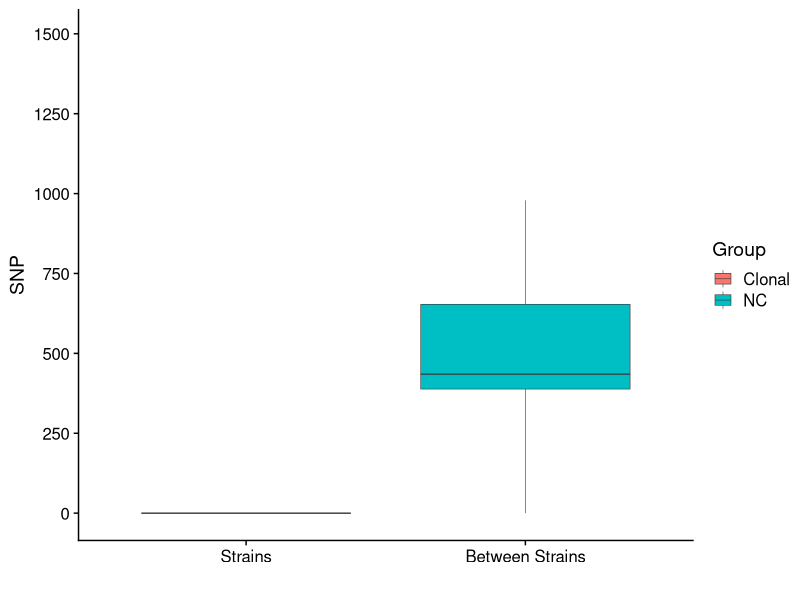
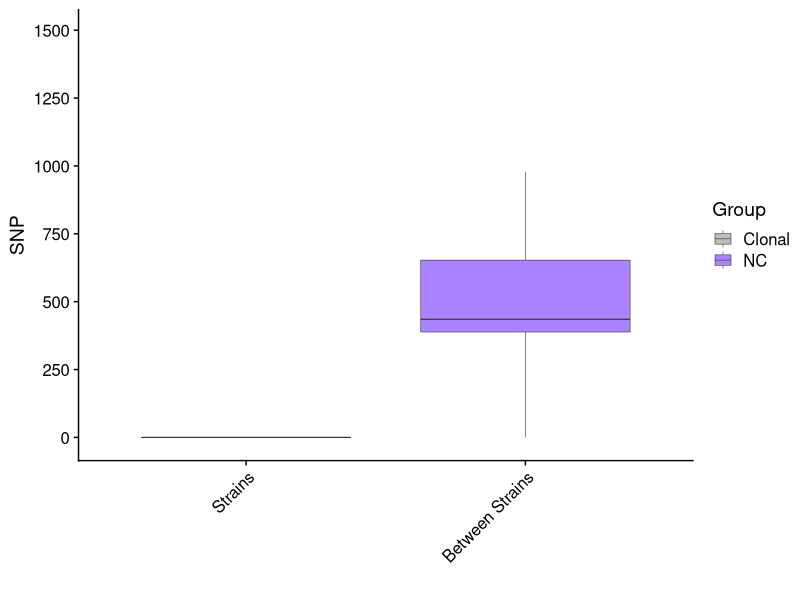

These figures' R source, in order:
setwd("~/")
library(tidyverse)
library(ggpubr)

# Set theme
library('cowplot')
theme_set(theme_cowplot())

data <- read.csv("clonal_between_strains_snp.csv", header = TRUE, stringsAsFactors = TRUE)
head(data)


# Basic box plot
library('cowplot')
theme_set(theme_cowplot())

p <- 
  data %>%
#  mutate(Lineage = fct_relevel(Lineage, "I", "II","III","IV","V","VI","VII","VIII","BL")) %>% 
  ggplot(aes(x=Group, y=SNP, fill=Group)) + xlab("")+
  geom_boxplot(outlier.colour = "white", outlier.shape = NA, outlier.alpha = 1, notch=FALSE,varwidth = FALSE, size=0.2) +
  scale_y_continuous(breaks=c(0,250,500,750,1000,1250,1500), limits=c(-10,1500))+
 # geom_jitter(width = 0.5, alpha=0.2) +
  scale_x_discrete(labels=c("Clonal"="Strains","NC"="Between Strains"))
p

p+scale_fill_manual(values=c("Grey","mediumpurple1"))+ theme(axis.text.x = element_text(angle = 45, vjust=1, hjust=1))

